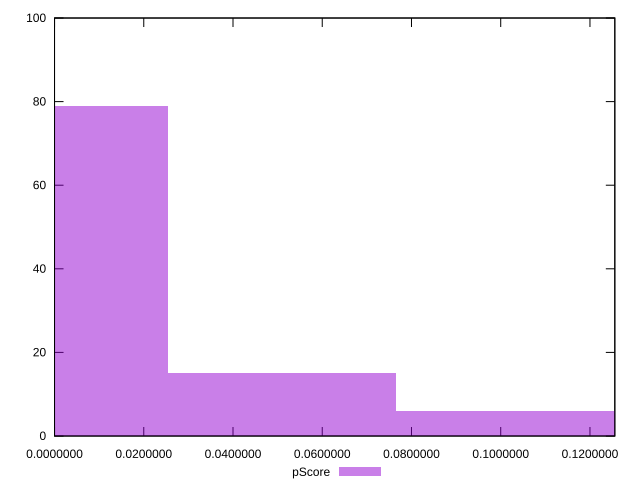

Reproduce this figure in gnuplot.
reset

$pScore <<EOF
0 79
0.051024453633771706 15
0.10204890726754341 6
EOF

set key outside below
set boxwidth 0.051024453633771706
set xrange [8.159470662461032e-7:0.12557265424001762]
set yrange [0:100]
set trange [0:100]
set style fill transparent solid 0.5 noborder
set terminal svg size 640, 490 enhanced background rgb 'white'
set output "report_00013_2021-02-09T12-04-24.940Z/max-potential-fid/samples/pages/pScore/histogram.svg"

plot $pScore title "pScore" with boxes

reset
